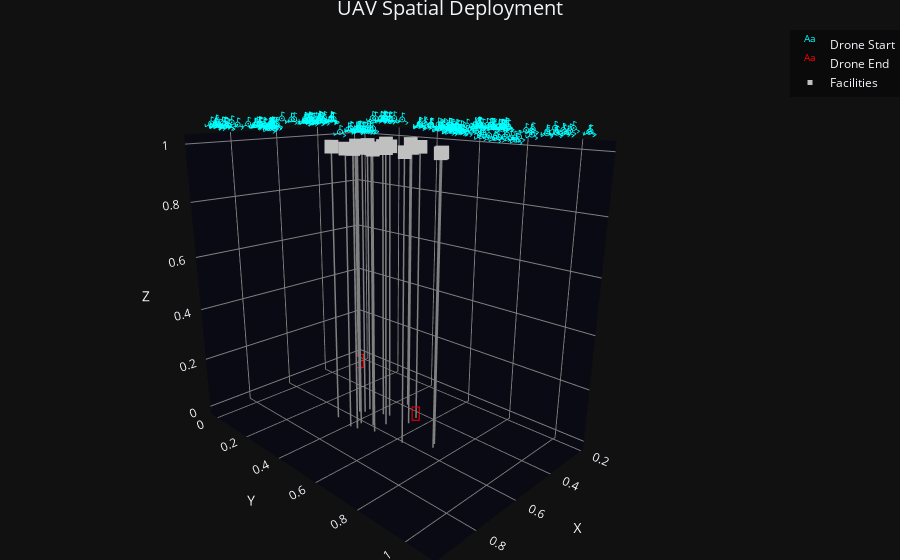

Write notebook code for a chart like this one.
### Code cell
num_drones = 200
n_drone_clusters = 10
drone_cluster_split = np.random.uniform(0.0, 1.0, n_drone_clusters)
drone_cluster_split = drone_cluster_split / np.sum(drone_cluster_split)
num_facilities = 20
num_distinct_ends = 2
dim_ = 2
print(f"num_drones = {num_drones}\tnum_facilities = {num_facilities}\tdim = {dim_}")

START_locs, F_base, END_locs = generate_dataset(
    num_drones, n_drone_clusters, drone_cluster_split, num_facilities, dim_, device, drone_cluster_std_range=[0.02, 0.05], F_noise_std=0.1,num_distinct_ends=num_distinct_ends
)
np_flpo_filename = 'numpy_FLPO_data/numpy_FLPO_data'
torchFLPO_2_numpyFLPO(START_locs, END_locs, F_base, np_flpo_filename, scale=1.0)

plot_UAV_FLPO(START_locs, END_locs, F_base)
plot_UAV_FLPO_3D(START_locs, END_locs, F_base)

### Figure 1 — Plotly figure (JSON) as saved in the notebook; plotly's stock layout.template omitted (floating-point values rounded to 4 significant figures; data arrays with more than 128 entries replaced by an {"elided": "..."} marker saying what was removed)
{"data": [{"mode": "text", "name": "Drone Start", "text": {"elided": "200 str values"}, "textfont": {"color": "cyan", "size": 16}, "type": "scatter3d", "x": {"elided": "200 float values"}, "y": {"elided": "200 float values"}, "z": {"elided": "200 float values"}}, {"mode": "text", "name": "Drone End", "text": {"elided": "200 str values"}, "textfont": {"color": "red", "size": 20}, "type": "scatter3d", "x": {"elided": "200 float values"}, "y": {"elided": "200 float values"}, "z": {"elided": "200 float values"}}, {"line": {"color": "gray", "width": 3}, "mode": "lines", "showlegend": false, "type": "scatter3d", "x": [0.6592, 0.6592], "y": [0.5424, 0.5424], "z": [0, 1]}, {"line": {"color": "gray", "width": 3}, "mode": "lines", "showlegend": false, "type": "scatter3d", "x": [0.5831, 0.5831], "y": [0.411, 0.411], "z": [0, 1]}, {"line": {"color": "gray", "width": 3}, "mode": "lines", "showlegend": false, "type": "scatter3d", "x": [0.6443, 0.6443], "y": [0.666, 0.666], "z": [0, 1]}, {"line": {"color": "gray", "width": 3}, "mode": "lines", "showlegend": false, "type": "scatter3d", "x": [0.5472, 0.5472], "y": [0.4742, 0.4742], "z": [0, 1]}, {"line": {"color": "gray", "width": 3}, "mode": "lines", "showlegend": false, "type": "scatter3d", "x": [0.5381, 0.5381], "y": [0.4986, 0.4986], "z": [0, 1]}, {"line": {"color": "gray", "width": 3}, "mode": "lines", "showlegend": false, "type": "scatter3d", "x": [0.5702, 0.5702], "y": [0.751, 0.751], "z": [0, 1]}, {"line": {"color": "gray", "width": 3}, "mode": "lines", "showlegend": false, "type": "scatter3d", "x": [0.6882, 0.6882], "y": [0.4827, 0.4827], "z": [0, 1]}, {"line": {"color": "gray", "width": 3}, "mode": "lines", "showlegend": false, "type": "scatter3d", "x": [0.5918, 0.5918], "y": [0.7635, 0.7635], "z": [0, 1]}, {"line": {"color": "gray", "width": 3}, "mode": "lines", "showlegend": false, "type": "scatter3d", "x": [0.4807, 0.4807], "y": [0.5817, 0.5817], "z": [0, 1]}, {"line": {"color": "gray", "width": 3}, "mode": "lines", "showlegend": false, "type": "scatter3d", "x": [0.5564, 0.5564], "y": [0.4095, 0.4095], "z": [0, 1]}, {"line": {"color": "gray", "width": 3}, "mode": "lines", "showlegend": false, "type": "scatter3d", "x": [0.6532, 0.6532], "y": [0.465, 0.465], "z": [0, 1]}, {"line": {"color": "gray", "width": 3}, "mode": "lines", "showlegend": false, "type": "scatter3d", "x": [0.5293, 0.5293], "y": [0.5889, 0.5889], "z": [0, 1]}, {"line": {"color": "gray", "width": 3}, "mode": "lines", "showlegend": false, "type": "scatter3d", "x": [0.6864, 0.6864], "y": [0.4798, 0.4798], "z": [0, 1]}, {"line": {"color": "gray", "width": 3}, "mode": "lines", "showlegend": false, "type": "scatter3d", "x": [0.5972, 0.5972], "y": [0.3959, 0.3959], "z": [0, 1]}, {"line": {"color": "gray", "width": 3}, "mode": "lines", "showlegend": false, "type": "scatter3d", "x": [0.4735, 0.4735], "y": [0.414, 0.414], "z": [0, 1]}, {"line": {"color": "gray", "width": 3}, "mode": "lines", "showlegend": false, "type": "scatter3d", "x": [0.5934, 0.5934], "y": [0.5346, 0.5346], "z": [0, 1]}, {"line": {"color": "gray", "width": 3}, "mode": "lines", "showlegend": false, "type": "scatter3d", "x": [0.6837, 0.6837], "y": [0.3712, 0.3712], "z": [0, 1]}, {"line": {"color": "gray", "width": 3}, "mode": "lines", "showlegend": false, "type": "scatter3d", "x": [0.6958, 0.6958], "y": [0.4543, 0.4543], "z": [0, 1]}, {"line": {"color": "gray", "width": 3}, "mode": "lines", "showlegend": false, "type": "scatter3d", "x": [0.427, 0.427], "y": [0.4876, 0.4876], "z": [0, 1]}, {"line": {"color": "gray", "width": 3}, "mode": "lines", "showlegend": false, "type": "scatter3d", "x": [0.631, 0.631], "y": [0.5056, 0.5056], "z": [0, 1]}, {"marker": {"color": "silver", "size": 5, "symbol": "square"}, "mode": "markers", "name": "Facilities", "type": "scatter3d", "x": [0.6592, 0.5831, 0.6443, 0.5472, 0.5381, 0.5702, 0.6882, 0.5918, 0.4807, 0.5564, 0.6532, 0.5293, 0.6864, 0.5972, 0.4735, 0.5934, 0.6837, 0.6958, 0.427, 0.631], "y": [0.5424, 0.411, 0.666, 0.4742, 0.4986, 0.751, 0.4827, 0.7635, 0.5817, 0.4095, 0.465, 0.5889, 0.4798, 0.3959, 0.414, 0.5346, 0.3712, 0.4543, 0.4876, 0.5056], "z": [1.0, 1.0, 1.0, 1.0, 1.0, 1.0, 1.0, 1.0, 1.0, 1.0, 1.0, 1.0, 1.0, 1.0, 1.0, 1.0, 1.0, 1.0, 1.0, 1.0]}], "layout": {"legend": {"bgcolor": "rgba(0,0,0,0.4)", "bordercolor": "white"}, "margin": {"b": 0, "l": 0, "r": 0, "t": 30}, "scene": {"aspectmode": "data", "camera": {"eye": {"x": 1.5, "y": 1.5, "z": 0.7}}, "xaxis": {"backgroundcolor": "rgb(10,10,20)", "gridcolor": "gray", "title": {"text": "X"}, "zerolinecolor": "gray"}, "yaxis": {"backgroundcolor": "rgb(10,10,20)", "gridcolor": "gray", "title": {"text": "Y"}, "zerolinecolor": "gray"}, "zaxis": {"backgroundcolor": "rgb(10,10,20)", "gridcolor": "gray", "title": {"text": "Z"}, "zerolinecolor": "gray"}}, "title": {"font": {"size": 20}, "text": "UAV Spatial Deployment", "x": 0.5}}}
